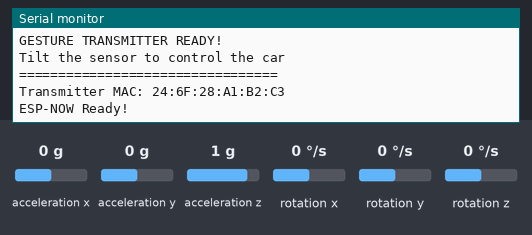
This sketch was run on a simulated ESP32. Shown: the last lines printed to the serial monitor. The test bench sets the inputs (shaded band); at power-on: acceleration x 0 g, acceleration y 0 g, acceleration z 1 g, rotation x 0 °/s, rotation y 0 °/s, rotation z 0 °/s.

Above: at 6.2 s.
6.3 s: acceleration x set to -1.4 g
At 7.5 s:
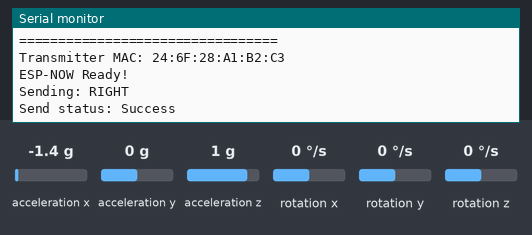
7.8 s: acceleration x set to 0 g
At 9.0 s:
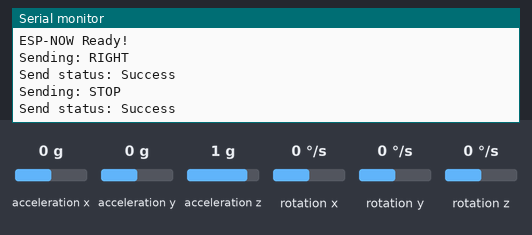
9.3 s: acceleration y set to -1.4 g
At 10.5 s:
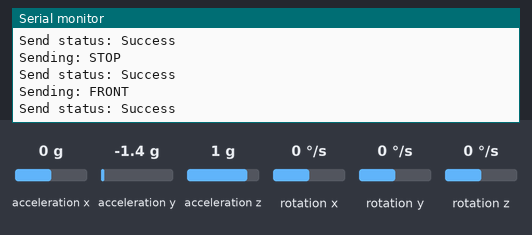
10.8 s: acceleration y set to 0.8 g
At 11.9 s:
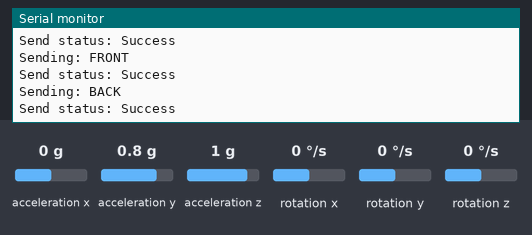
12.3 s: acceleration x set to 0.8 g
At 13.4 s:
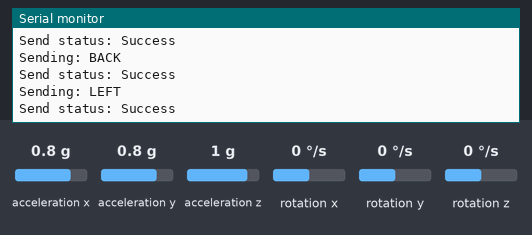

The sketch:

Transmitter_code.ino
```cpp
#include <Wire.h>
#include <MPU6050_light.h>
#include <esp_now.h>
#include <WiFi.h>

// =====================================
// MPU6050 Gesture Detection
// =====================================
MPU6050 mpu(Wire);
unsigned long lastGestureTime = 0;

// Gesture settings
int threshold = 12;
String currentGesture = "STOP";

// =====================================
// ESP-NOW Setup
// =====================================
// REPLACE THIS WITH YOUR RECEIVER ESP32's MAC ADDRESS
uint8_t receiverMacAddress[] = {0x78, 0x1C, 0x3C, 0xB8, 0x52, 0x2C};  // CHANGE THIS!

// Structure to send data
typedef struct struct_message {
  char command[10];
} struct_message;

struct_message myData;
esp_now_peer_info_t peerInfo;

// UNIVERSAL CALLBACK - Works with all ESP32 Core versions
void OnDataSent(const uint8_t *mac_addr, esp_now_send_status_t status) {
  Serial.print("Send status: ");
  Serial.println(status == ESP_NOW_SEND_SUCCESS ? "Success" : "Fail");
}

void setup() {
  Serial.begin(115200);
  delay(1000);

  // ========== MPU6050 Setup ==========
  Wire.begin(21, 22);

  Serial.println("Initializing MPU6050...");
  byte status = mpu.begin();
  if (status != 0) {
    Serial.print("MPU6050 Error: ");
    Serial.println(status);
    while(1) delay(1000);
  }

  Serial.println("Calibrating... Keep sensor FLAT and STILL");
  delay(3000);
  mpu.calcOffsets(true, true);

  Serial.println("=================================");
  Serial.println("GESTURE TRANSMITTER READY!");
  Serial.println("Tilt the sensor to control the car");
  Serial.println("=================================");

  // ========== ESP-NOW Setup ==========
  WiFi.mode(WIFI_STA);

  if (esp_now_init() != ESP_OK) {
    Serial.println("ESP-NOW init failed");
    return;
  }

  // Use C-style cast to avoid type errors across versions
  esp_now_register_send_cb((esp_now_send_cb_t)OnDataSent);

  memcpy(peerInfo.peer_addr, receiverMacAddress, 6);
  peerInfo.channel = 0;
  peerInfo.encrypt = false;

  if (esp_now_add_peer(&peerInfo) != ESP_OK) {
    Serial.println("Failed to add peer");
    return;
  }

  Serial.print("Transmitter MAC: ");
  Serial.println(WiFi.macAddress());
  Serial.println("ESP-NOW Ready!");
}

void loop() {
  mpu.update();

  if (millis() - lastGestureTime >= 150) {
    lastGestureTime = millis();

    float pitch = mpu.getAngleX();
    float roll = mpu.getAngleY();

    String newCommand = "";

    if (abs(roll) <= threshold && abs(pitch) <= threshold) {
      newCommand = "STOP";
    }
    else if (abs(roll) > threshold) {
      if (roll < 0) newCommand = "LEFT";
      else newCommand = "RIGHT";
    }
    else if (abs(pitch) > threshold) {
      if (pitch < 0) newCommand = "FRONT";
      else newCommand = "BACK";
    }

    if (newCommand != currentGesture) {
      currentGesture = newCommand;
      Serial.print("Sending: ");
      Serial.println(currentGesture);

      currentGesture.toCharArray(myData.command, 10);
      esp_now_send(receiverMacAddress, (uint8_t *) &myData, sizeof(myData));
    }
  }
}
```

Measured:
- after the input at 6.3 s, the serial monitor: prints a new line after 0.07 s (image 1)
- after the input at 7.8 s, the serial monitor: prints a new line after 0.08 s (image 2)
- after the input at 9.3 s, the serial monitor: prints a new line after 0.08 s (image 3)
- after the input at 10.8 s, the serial monitor: prints a new line after 0.09 s (image 4)
- after the input at 12.3 s, the serial monitor: prints a new line after 0.10 s (image 5)
